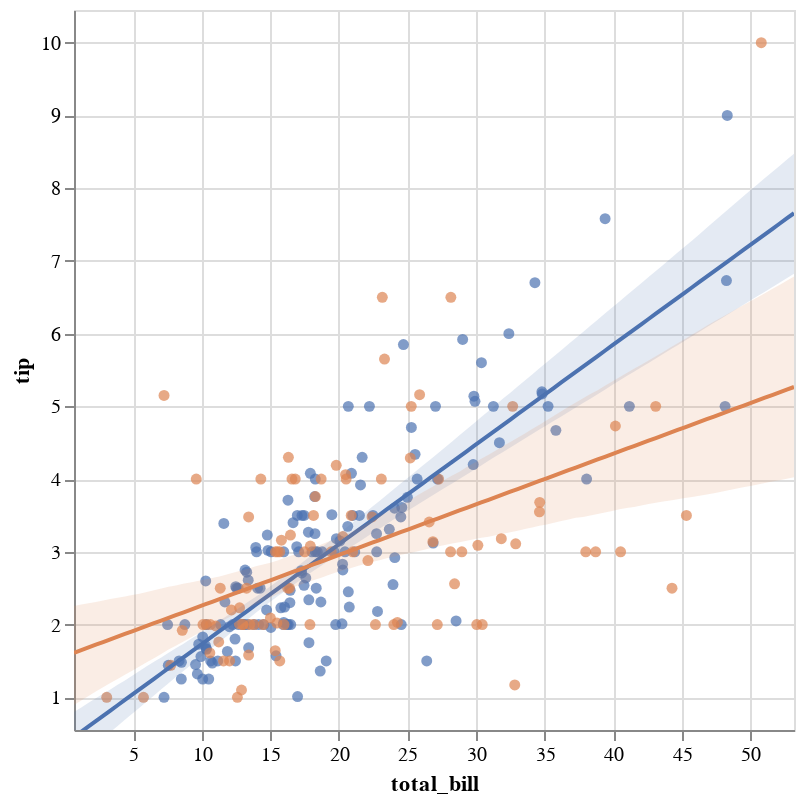

The cell this chart's notebook holds for it:
### Code cell
display(salt.lmplot(x="total_bill", y="tip", hue="smoker", data=tips))
g = sns.lmplot(x="total_bill", y="tip", hue="smoker", data=tips, markers=["o", "x"])

### Figure 1 — Vega-Lite specification as saved in the notebook (floating-point values rounded to 4 significant figures; data arrays with more than 128 entries replaced by an {"elided": "..."} marker saying what was removed)
{"$schema": "https://vega.github.io/schema/vega-lite/v2.4.1.json", "config": {"view": {"height": 300, "width": 400}}, "height": 360, "layer": [{"data": {"values": {"elided": "151 records"}}, "encoding": {"color": {"value": "rgba(76,114,176,1)"}, "x": {"axis": {"title": "total_bill"}, "field": "total_bill", "scale": {"domain": [0.683, 53.2], "nice": false}, "type": "quantitative"}, "y": {"axis": {"title": "tip"}, "field": "tip", "scale": {"domain": [0.55, 10.45], "nice": false}, "type": "quantitative"}}, "mark": {"clip": true, "filled": true, "type": "point"}}, {"data": {"values": [{"day": "Sat", "sex": "Male", "size": 4, "smoker": "Yes", "time": "Dinner", "tip": 3, "total_bill": 38.01}, {"day": "Sat", "sex": "Male", "size": 2, "smoker": "Yes", "time": "Dinner", "tip": 1.76, "total_bill": 11.24}, {"day": "Sat", "sex": "Male", "size": 2, "smoker": "Yes", "time": "Dinner", "tip": 3.21, "total_bill": 20.29}, {"day": "Sat", "sex": "Male", "size": 2, "smoker": "Yes", "time": "Dinner", "tip": 2, "total_bill": 13.81}, {"day": "Sat", "sex": "Male", "size": 2, "smoker": "Yes", "time": "Dinner", "tip": 1.98, "total_bill": 11.02}, {"day": "Sat", "sex": "Male", "size": 4, "smoker": "Yes", "time": "Dinner", "tip": 3.76, "total_bill": 18.29}, {"day": "Sat", "sex": "Female", "size": 1, "smoker": "Yes", "time": "Dinner", "tip": 1, "total_bill": 3.07}, {"day": "Sat", "sex": "Male", "size": 2, "smoker": "Yes", "time": "Dinner", "tip": 2.09, "total_bill": 15.01}, {"day": "Sat", "sex": "Female", "size": 2, "smoker": "Yes", "time": "Dinner", "tip": 3.14, "total_bill": 26.86}, {"day": "Sat", "sex": "Female", "size": 2, "smoker": "Yes", "time": "Dinner", "tip": 5, "total_bill": 25.28}, {"day": "Sat", "sex": "Male", "size": 2, "smoker": "Yes", "time": "Dinner", "tip": 3.08, "total_bill": 17.92}, {"day": "Thur", "sex": "Male", "size": 2, "smoker": "Yes", "time": "Lunch", "tip": 3, "total_bill": 19.44}, {"day": "Thur", "sex": "Male", "size": 2, "smoker": "Yes", "time": "Lunch", "tip": 5, "total_bill": 32.68}, {"day": "Fri", "sex": "Male", "size": 2, "smoker": "Yes", "time": "Dinner", "tip": 3, "total_bill": 28.97}, {"day": "Fri", "sex": "Female", "size": 2, "smoker": "Yes", "time": "Dinner", "tip": 1, "total_bill": 5.75}, {"day": "Fri", "sex": "Female", "size": 2, "smoker": "Yes", "time": "Dinner", "tip": 4.3, "total_bill": 16.32}, {"day": "Fri", "sex": "Male", "size": 4, "smoker": "Yes", "time": "Dinner", "tip": 4.73, "total_bill": 40.17}, {"day": "Fri", "sex": "Male", "size": 2, "smoker": "Yes", "time": "Dinner", "tip": 4, "total_bill": 27.28}, {"day": "Fri", "sex": "Male", "size": 2, "smoker": "Yes", "time": "Dinner", "tip": 1.5, "total_bill": 12.03}, {"day": "Fri", "sex": "Male", "size": 2, "smoker": "Yes", "time": "Dinner", "tip": 3, "total_bill": 21.01}, {"day": "Fri", "sex": "Female", "size": 2, "smoker": "Yes", "time": "Dinner", "tip": 2.5, "total_bill": 11.35}, {"day": "Fri", "sex": "Female", "size": 2, "smoker": "Yes", "time": "Dinner", "tip": 3, "total_bill": 15.38}, {"day": "Sat", "sex": "Female", "size": 3, "smoker": "Yes", "time": "Dinner", "tip": 2.5, "total_bill": 44.3}, {"day": "Sat", "sex": "Female", "size": 2, "smoker": "Yes", "time": "Dinner", "tip": 3.48, "total_bill": 22.42}, {"day": "Sat", "sex": "Male", "size": 2, "smoker": "Yes", "time": "Dinner", "tip": 1.64, "total_bill": 15.36}, {"day": "Sat", "sex": "Male", "size": 2, "smoker": "Yes", "time": "Dinner", "tip": 4.06, "total_bill": 20.49}, {"day": "Sat", "sex": "Male", "size": 2, "smoker": "Yes", "time": "Dinner", "tip": 4.29, "total_bill": 25.21}, {"day": "Sat", "sex": "Female", "size": 2, "smoker": "Yes", "time": "Dinner", "tip": 4, "total_bill": 14.31}, {"day": "Thur", "sex": "Male", "size": 2, "smoker": "Yes", "time": "Lunch", "tip": 2, "total_bill": 16}, {"day": "Sun", "sex": "Female", "size": 2, "smoker": "Yes", "time": "Dinner", "tip": 3, "total_bill": 17.51}, {"day": "Sat", "sex": "Female", "size": 2, "smoker": "Yes", "time": "Dinner", "tip": 1.61, "total_bill": 10.59}, {"day": "Sat", "sex": "Female", "size": 2, "smoker": "Yes", "time": "Dinner", "tip": 2, "total_bill": 10.63}, {"day": "Sat", "sex": "Male", "size": 3, "smoker": "Yes", "time": "Dinner", "tip": 10, "total_bill": 50.81}, {"day": "Sat", "sex": "Male", "size": 2, "smoker": "Yes", "time": "Dinner", "tip": 3.16, "total_bill": 15.81}, {"day": "Sun", "sex": "Male", "size": 2, "smoker": "Yes", "time": "Dinner", "tip": 5.15, "total_bill": 7.25}, {"day": "Sun", "sex": "Male", "size": 2, "smoker": "Yes", "time": "Dinner", "tip": 3.18, "total_bill": 31.85}, {"day": "Sun", "sex": "Male", "size": 2, "smoker": "Yes", "time": "Dinner", "tip": 4, "total_bill": 16.82}, {"day": "Sun", "sex": "Male", "size": 2, "smoker": "Yes", "time": "Dinner", "tip": 3.11, "total_bill": 32.9}, {"day": "Sun", "sex": "Male", "size": 2, "smoker": "Yes", "time": "Dinner", "tip": 2, "total_bill": 17.89}, {"day": "Sun", "sex": "Male", "size": 2, "smoker": "Yes", "time": "Dinner", "tip": 2, "total_bill": 14.48}, {"day": "Sun", "sex": "Female", "size": 2, "smoker": "Yes", "time": "Dinner", "tip": 4, "total_bill": 9.6}, {"day": "Sun", "sex": "Male", "size": 2, "smoker": "Yes", "time": "Dinner", "tip": 3.55, "total_bill": 34.63}, {"day": "Sun", "sex": "Male", "size": 4, "smoker": "Yes", "time": "Dinner", "tip": 3.68, "total_bill": 34.65}, {"day": "Sun", "sex": "Male", "size": 2, "smoker": "Yes", "time": "Dinner", "tip": 5.65, "total_bill": 23.33}, {"day": "Sun", "sex": "Male", "size": 3, "smoker": "Yes", "time": "Dinner", "tip": 3.5, "total_bill": 45.35}, {"day": "Sun", "sex": "Male", "size": 4, "smoker": "Yes", "time": "Dinner", "tip": 6.5, "total_bill": 23.17}, {"day": "Sun", "sex": "Male", "size": 2, "smoker": "Yes", "time": "Dinner", "tip": 3, "total_bill": 40.55}, {"day": "Sun", "sex": "Female", "size": 3, "smoker": "Yes", "time": "Dinner", "tip": 3.5, "total_bill": 20.9}, {"day": "Sun", "sex": "Male", "size": 5, "smoker": "Yes", "time": "Dinner", "tip": 2, "total_bill": 30.46}, {"day": "Sun", "sex": "Female", "size": 3, "smoker": "Yes", "time": "Dinner", "tip": 3.5, "total_bill": 18.15}, {"day": "Sun", "sex": "Male", "size": 3, "smoker": "Yes", "time": "Dinner", "tip": 4, "total_bill": 23.1}, {"day": "Sun", "sex": "Male", "size": 2, "smoker": "Yes", "time": "Dinner", "tip": 1.5, "total_bill": 15.69}, {"day": "Thur", "sex": "Female", "size": 2, "smoker": "Yes", "time": "Lunch", "tip": 4.19, "total_bill": 19.81}, {"day": "Thur", "sex": "Male", "size": 2, "smoker": "Yes", "time": "Lunch", "tip": 2.56, "total_bill": 28.44}, {"day": "Thur", "sex": "Male", "size": 2, "smoker": "Yes", "time": "Lunch", "tip": 2.02, "total_bill": 15.48}, {"day": "Thur", "sex": "Male", "size": 2, "smoker": "Yes", "time": "Lunch", "tip": 4, "total_bill": 16.58}, {"day": "Thur", "sex": "Male", "size": 2, "smoker": "Yes", "time": "Lunch", "tip": 2, "total_bill": 10.34}, {"day": "Thur", "sex": "Female", "size": 4, "smoker": "Yes", "time": "Lunch", "tip": 5, "total_bill": 43.11}, {"day": "Thur", "sex": "Female", "size": 2, "smoker": "Yes", "time": "Lunch", "tip": 2, "total_bill": 13}, {"day": "Thur", "sex": "Male", "size": 2, "smoker": "Yes", "time": "Lunch", "tip": 2, "total_bill": 13.51}, {"day": "Thur", "sex": "Male", "size": 3, "smoker": "Yes", "time": "Lunch", "tip": 4, "total_bill": 18.71}, {"day": "Thur", "sex": "Female", "size": 2, "smoker": "Yes", "time": "Lunch", "tip": 2.01, "total_bill": 12.74}, {"day": "Thur", "sex": "Female", "size": 2, "smoker": "Yes", "time": "Lunch", "tip": 2, "total_bill": 13}, {"day": "Thur", "sex": "Female", "size": 2, "smoker": "Yes", "time": "Lunch", "tip": 2.5, "total_bill": 16.4}, {"day": "Thur", "sex": "Male", "size": 4, "smoker": "Yes", "time": "Lunch", "tip": 4, "total_bill": 20.53}, {"day": "Thur", "sex": "Female", "size": 3, "smoker": "Yes", "time": "Lunch", "tip": 3.23, "total_bill": 16.47}, {"day": "Sat", "sex": "Male", "size": 3, "smoker": "Yes", "time": "Dinner", "tip": 3.41, "total_bill": 26.59}, {"day": "Sat", "sex": "Male", "size": 4, "smoker": "Yes", "time": "Dinner", "tip": 3, "total_bill": 38.73}, {"day": "Sat", "sex": "Male", "size": 2, "smoker": "Yes", "time": "Dinner", "tip": 2.03, "total_bill": 24.27}, {"day": "Sat", "sex": "Female", "size": 2, "smoker": "Yes", "time": "Dinner", "tip": 2.23, "total_bill": 12.76}, {"day": "Sat", "sex": "Male", "size": 3, "smoker": "Yes", "time": "Dinner", "tip": 2, "total_bill": 30.06}, {"day": "Sat", "sex": "Male", "size": 4, "smoker": "Yes", "time": "Dinner", "tip": 5.16, "total_bill": 25.89}, {"day": "Sat", "sex": "Female", "size": 2, "smoker": "Yes", "time": "Dinner", "tip": 2.5, "total_bill": 13.27}, {"day": "Sat", "sex": "Female", "size": 3, "smoker": "Yes", "time": "Dinner", "tip": 6.5, "total_bill": 28.17}, {"day": "Sat", "sex": "Female", "size": 2, "smoker": "Yes", "time": "Dinner", "tip": 1.1, "total_bill": 12.9}, {"day": "Sat", "sex": "Male", "size": 5, "smoker": "Yes", "time": "Dinner", "tip": 3, "total_bill": 28.15}, {"day": "Sat", "sex": "Male", "size": 2, "smoker": "Yes", "time": "Dinner", "tip": 1.5, "total_bill": 11.59}, {"day": "Sat", "sex": "Male", "size": 2, "smoker": "Yes", "time": "Dinner", "tip": 1.44, "total_bill": 7.74}, {"day": "Sat", "sex": "Female", "size": 4, "smoker": "Yes", "time": "Dinner", "tip": 3.09, "total_bill": 30.14}, {"day": "Fri", "sex": "Male", "size": 2, "smoker": "Yes", "time": "Lunch", "tip": 2.2, "total_bill": 12.16}, {"day": "Fri", "sex": "Female", "size": 2, "smoker": "Yes", "time": "Lunch", "tip": 3.48, "total_bill": 13.42}, {"day": "Fri", "sex": "Male", "size": 1, "smoker": "Yes", "time": "Lunch", "tip": 1.92, "total_bill": 8.58}, {"day": "Fri", "sex": "Male", "size": 2, "smoker": "Yes", "time": "Lunch", "tip": 1.58, "total_bill": 13.42}, {"day": "Fri", "sex": "Female", "size": 2, "smoker": "Yes", "time": "Lunch", "tip": 2.5, "total_bill": 16.27}, {"day": "Fri", "sex": "Female", "size": 2, "smoker": "Yes", "time": "Lunch", "tip": 2, "total_bill": 10.09}, {"day": "Sat", "sex": "Female", "size": 2, "smoker": "Yes", "time": "Dinner", "tip": 2.88, "total_bill": 22.12}, {"day": "Sat", "sex": "Male", "size": 4, "smoker": "Yes", "time": "Dinner", "tip": 2, "total_bill": 24.01}, {"day": "Sat", "sex": "Male", "size": 3, "smoker": "Yes", "time": "Dinner", "tip": 3, "total_bill": 15.69}, {"day": "Sat", "sex": "Male", "size": 2, "smoker": "Yes", "time": "Dinner", "tip": 3, "total_bill": 15.53}, {"day": "Sat", "sex": "Male", "size": 2, "smoker": "Yes", "time": "Dinner", "tip": 1, "total_bill": 12.6}, {"day": "Sat", "sex": "Male", "size": 2, "smoker": "Yes", "time": "Dinner", "tip": 1.17, "total_bill": 32.83}, {"day": "Sat", "sex": "Female", "size": 2, "smoker": "Yes", "time": "Dinner", "tip": 2, "total_bill": 27.18}, {"day": "Sat", "sex": "Male", "size": 2, "smoker": "Yes", "time": "Dinner", "tip": 2, "total_bill": 22.67}]}, "encoding": {"color": {"value": "rgba(221,132,82,1)"}, "x": {"axis": {"title": "total_bill"}, "field": "total_bill", "scale": {"domain": [0.683, 53.2], "nice": false}, "type": "quantitative"}, "y": {"axis": {"title": "tip"}, "field": "tip", "scale": {"domain": [0.55, 10.45], "nice": false}, "type": "quantitative"}}, "mark": {"clip": true, "filled": true, "type": "point"}}, {"data": {"values": [{"x": 0.683, "y": 0.4537}, {"x": 1.213, "y": 0.5265}, {"x": 1.744, "y": 0.5993}, {"x": 2.274, "y": 0.672}, {"x": 2.805, "y": 0.7448}, {"x": 3.335, "y": 0.8175}, {"x": 3.866, "y": 0.8903}, {"x": 4.396, "y": 0.963}, {"x": 4.927, "y": 1.036}, {"x": 5.457, "y": 1.109}, {"x": 5.987, "y": 1.181}, {"x": 6.518, "y": 1.254}, {"x": 7.048, "y": 1.327}, {"x": 7.579, "y": 1.4}, {"x": 8.109, "y": 1.472}, {"x": 8.64, "y": 1.545}, {"x": 9.17, "y": 1.618}, {"x": 9.701, "y": 1.691}, {"x": 10.23, "y": 1.763}, {"x": 10.76, "y": 1.836}, {"x": 11.29, "y": 1.909}, {"x": 11.82, "y": 1.982}, {"x": 12.35, "y": 2.054}, {"x": 12.88, "y": 2.127}, {"x": 13.41, "y": 2.2}, {"x": 13.94, "y": 2.273}, {"x": 14.47, "y": 2.345}, {"x": 15.01, "y": 2.418}, {"x": 15.54, "y": 2.491}, {"x": 16.07, "y": 2.564}, {"x": 16.6, "y": 2.636}, {"x": 17.13, "y": 2.709}, {"x": 17.66, "y": 2.782}, {"x": 18.19, "y": 2.855}, {"x": 18.72, "y": 2.927}, {"x": 19.25, "y": 3.0}, {"x": 19.78, "y": 3.073}, {"x": 20.31, "y": 3.146}, {"x": 20.84, "y": 3.218}, {"x": 21.37, "y": 3.291}, {"x": 21.9, "y": 3.364}, {"x": 22.43, "y": 3.437}, {"x": 22.96, "y": 3.509}, {"x": 23.49, "y": 3.582}, {"x": 24.02, "y": 3.655}, {"x": 24.55, "y": 3.728}, {"x": 25.08, "y": 3.8}, {"x": 25.61, "y": 3.873}, {"x": 26.14, "y": 3.946}, {"x": 26.67, "y": 4.019}, {"x": 27.21, "y": 4.091}, {"x": 27.74, "y": 4.164}, {"x": 28.27, "y": 4.237}, {"x": 28.8, "y": 4.31}, {"x": 29.33, "y": 4.382}, {"x": 29.86, "y": 4.455}, {"x": 30.39, "y": 4.528}, {"x": 30.92, "y": 4.601}, {"x": 31.45, "y": 4.673}, {"x": 31.98, "y": 4.746}, {"x": 32.51, "y": 4.819}, {"x": 33.04, "y": 4.892}, {"x": 33.57, "y": 4.964}, {"x": 34.1, "y": 5.037}, {"x": 34.63, "y": 5.11}, {"x": 35.16, "y": 5.183}, {"x": 35.69, "y": 5.255}, {"x": 36.22, "y": 5.328}, {"x": 36.75, "y": 5.401}, {"x": 37.28, "y": 5.474}, {"x": 37.81, "y": 5.546}, {"x": 38.34, "y": 5.619}, {"x": 38.88, "y": 5.692}, {"x": 39.41, "y": 5.765}, {"x": 39.94, "y": 5.838}, {"x": 40.47, "y": 5.91}, {"x": 41.0, "y": 5.983}, {"x": 41.53, "y": 6.056}, {"x": 42.06, "y": 6.129}, {"x": 42.59, "y": 6.201}, {"x": 43.12, "y": 6.274}, {"x": 43.65, "y": 6.347}, {"x": 44.18, "y": 6.42}, {"x": 44.71, "y": 6.492}, {"x": 45.24, "y": 6.565}, {"x": 45.77, "y": 6.638}, {"x": 46.3, "y": 6.711}, {"x": 46.83, "y": 6.783}, {"x": 47.36, "y": 6.856}, {"x": 47.89, "y": 6.929}, {"x": 48.42, "y": 7.002}, {"x": 48.95, "y": 7.074}, {"x": 49.48, "y": 7.147}, {"x": 50.01, "y": 7.22}, {"x": 50.54, "y": 7.293}, {"x": 51.08, "y": 7.365}, {"x": 51.61, "y": 7.438}, {"x": 52.14, "y": 7.511}, {"x": 52.67, "y": 7.584}, {"x": 53.2, "y": 7.656}]}, "encoding": {"color": {"value": "rgba(76,114,176,1)"}, "x": {"field": "x", "scale": {"domain": [0.683, 53.2], "nice": false}, "type": "quantitative"}, "y": {"field": "y", "scale": {"domain": [0.55, 10.45], "nice": false}, "type": "quantitative"}}, "mark": {"clip": true, "type": "line"}}, {"data": {"values": [{"x": 0.683, "y1": 0.1015, "y2": 0.7976}, {"x": 1.213, "y1": 0.1845, "y2": 0.8598}, {"x": 1.744, "y1": 0.2648, "y2": 0.9241}, {"x": 2.274, "y1": 0.3503, "y2": 0.9883}, {"x": 2.805, "y1": 0.4375, "y2": 1.049}, {"x": 3.335, "y1": 0.5215, "y2": 1.108}, {"x": 3.866, "y1": 0.6055, "y2": 1.172}, {"x": 4.396, "y1": 0.6894, "y2": 1.231}, {"x": 4.927, "y1": 0.7734, "y2": 1.296}, {"x": 5.457, "y1": 0.8574, "y2": 1.363}, {"x": 5.987, "y1": 0.9414, "y2": 1.428}, {"x": 6.518, "y1": 1.024, "y2": 1.489}, {"x": 7.048, "y1": 1.109, "y2": 1.549}, {"x": 7.579, "y1": 1.193, "y2": 1.612}, {"x": 8.109, "y1": 1.277, "y2": 1.673}, {"x": 8.64, "y1": 1.358, "y2": 1.733}, {"x": 9.17, "y1": 1.437, "y2": 1.796}, {"x": 9.701, "y1": 1.52, "y2": 1.858}, {"x": 10.23, "y1": 1.601, "y2": 1.924}, {"x": 10.76, "y1": 1.681, "y2": 1.987}, {"x": 11.29, "y1": 1.761, "y2": 2.052}, {"x": 11.82, "y1": 1.84, "y2": 2.116}, {"x": 12.35, "y1": 1.92, "y2": 2.182}, {"x": 12.88, "y1": 2.001, "y2": 2.249}, {"x": 13.41, "y1": 2.08, "y2": 2.316}, {"x": 13.94, "y1": 2.161, "y2": 2.383}, {"x": 14.47, "y1": 2.239, "y2": 2.453}, {"x": 15.01, "y1": 2.315, "y2": 2.527}, {"x": 15.54, "y1": 2.388, "y2": 2.599}, {"x": 16.07, "y1": 2.459, "y2": 2.677}, {"x": 16.6, "y1": 2.534, "y2": 2.748}, {"x": 17.13, "y1": 2.604, "y2": 2.822}, {"x": 17.66, "y1": 2.674, "y2": 2.9}, {"x": 18.19, "y1": 2.742, "y2": 2.977}, {"x": 18.72, "y1": 2.81, "y2": 3.055}, {"x": 19.25, "y1": 2.877, "y2": 3.135}, {"x": 19.78, "y1": 2.941, "y2": 3.216}, {"x": 20.31, "y1": 3.002, "y2": 3.295}, {"x": 20.84, "y1": 3.064, "y2": 3.376}, {"x": 21.37, "y1": 3.126, "y2": 3.457}, {"x": 21.9, "y1": 3.19, "y2": 3.539}, {"x": 22.43, "y1": 3.255, "y2": 3.618}, {"x": 22.96, "y1": 3.319, "y2": 3.7}, {"x": 23.49, "y1": 3.384, "y2": 3.782}, {"x": 24.02, "y1": 3.447, "y2": 3.864}, {"x": 24.55, "y1": 3.509, "y2": 3.946}, {"x": 25.08, "y1": 3.572, "y2": 4.027}, {"x": 25.61, "y1": 3.634, "y2": 4.108}, {"x": 26.14, "y1": 3.696, "y2": 4.19}, {"x": 26.67, "y1": 3.757, "y2": 4.271}, {"x": 27.21, "y1": 3.818, "y2": 4.353}, {"x": 27.74, "y1": 3.88, "y2": 4.435}, {"x": 28.27, "y1": 3.941, "y2": 4.518}, {"x": 28.8, "y1": 4.002, "y2": 4.601}, {"x": 29.33, "y1": 4.062, "y2": 4.686}, {"x": 29.86, "y1": 4.125, "y2": 4.77}, {"x": 30.39, "y1": 4.188, "y2": 4.852}, {"x": 30.92, "y1": 4.251, "y2": 4.936}, {"x": 31.45, "y1": 4.313, "y2": 5.021}, {"x": 31.98, "y1": 4.374, "y2": 5.106}, {"x": 32.51, "y1": 4.435, "y2": 5.189}, {"x": 33.04, "y1": 4.496, "y2": 5.272}, {"x": 33.57, "y1": 4.557, "y2": 5.355}, {"x": 34.1, "y1": 4.619, "y2": 5.439}, {"x": 34.63, "y1": 4.681, "y2": 5.523}, {"x": 35.16, "y1": 4.741, "y2": 5.606}, {"x": 35.69, "y1": 4.801, "y2": 5.69}, {"x": 36.22, "y1": 4.861, "y2": 5.773}, {"x": 36.75, "y1": 4.922, "y2": 5.856}, {"x": 37.28, "y1": 4.983, "y2": 5.939}, {"x": 37.81, "y1": 5.045, "y2": 6.022}, {"x": 38.34, "y1": 5.106, "y2": 6.107}, {"x": 38.88, "y1": 5.168, "y2": 6.192}, {"x": 39.41, "y1": 5.23, "y2": 6.276}, {"x": 39.94, "y1": 5.292, "y2": 6.359}, {"x": 40.47, "y1": 5.354, "y2": 6.443}, {"x": 41.0, "y1": 5.416, "y2": 6.527}, {"x": 41.53, "y1": 5.477, "y2": 6.611}, {"x": 42.06, "y1": 5.537, "y2": 6.694}, {"x": 42.59, "y1": 5.597, "y2": 6.778}, {"x": 43.12, "y1": 5.658, "y2": 6.862}, {"x": 43.65, "y1": 5.719, "y2": 6.945}, {"x": 44.18, "y1": 5.781, "y2": 7.029}, {"x": 44.71, "y1": 5.842, "y2": 7.115}, {"x": 45.24, "y1": 5.903, "y2": 7.198}, {"x": 45.77, "y1": 5.964, "y2": 7.282}, {"x": 46.3, "y1": 6.026, "y2": 7.368}, {"x": 46.83, "y1": 6.087, "y2": 7.454}, {"x": 47.36, "y1": 6.148, "y2": 7.541}, {"x": 47.89, "y1": 6.21, "y2": 7.627}, {"x": 48.42, "y1": 6.271, "y2": 7.713}, {"x": 48.95, "y1": 6.332, "y2": 7.799}, {"x": 49.48, "y1": 6.394, "y2": 7.884}, {"x": 50.01, "y1": 6.455, "y2": 7.97}, {"x": 50.54, "y1": 6.516, "y2": 8.055}, {"x": 51.08, "y1": 6.578, "y2": 8.138}, {"x": 51.61, "y1": 6.639, "y2": 8.222}, {"x": 52.14, "y1": 6.7, "y2": 8.306}, {"x": 52.67, "y1": 6.761, "y2": 8.39}, {"x": 53.2, "y1": 6.822, "y2": 8.474}]}, "encoding": {"color": {"value": "rgba(76,114,176,1)"}, "opacity": {"value": 0.15}, "x": {"field": "x", "scale": {"domain": [0.683, 53.2], "nice": false}, "type": "quantitative"}, "y": {"field": "y1", "scale": {"domain": [0.55, 10.45], "nice": false}, "type": "quantitative"}, "y2": {"field": "y2", "type": "quantitative"}}, "mark": {"clip": true, "type": "area"}}, {"data": {"values": [{"x": 0.683, "y": 1.612}, {"x": 1.213, "y": 1.649}, {"x": 1.744, "y": 1.686}, {"x": 2.274, "y": 1.723}, {"x": 2.805, "y": 1.759}, {"x": 3.335, "y": 1.796}, {"x": 3.866, "y": 1.833}, {"x": 4.396, "y": 1.87}, {"x": 4.927, "y": 1.907}, {"x": 5.457, "y": 1.944}, {"x": 5.987, "y": 1.981}, {"x": 6.518, "y": 2.018}, {"x": 7.048, "y": 2.055}, {"x": 7.579, "y": 2.092}, {"x": 8.109, "y": 2.129}, {"x": 8.64, "y": 2.166}, {"x": 9.17, "y": 2.202}, {"x": 9.701, "y": 2.239}, {"x": 10.23, "y": 2.276}, {"x": 10.76, "y": 2.313}, {"x": 11.29, "y": 2.35}, {"x": 11.82, "y": 2.387}, {"x": 12.35, "y": 2.424}, {"x": 12.88, "y": 2.461}, {"x": 13.41, "y": 2.498}, {"x": 13.94, "y": 2.535}, {"x": 14.47, "y": 2.572}, {"x": 15.01, "y": 2.608}, {"x": 15.54, "y": 2.645}, {"x": 16.07, "y": 2.682}, {"x": 16.6, "y": 2.719}, {"x": 17.13, "y": 2.756}, {"x": 17.66, "y": 2.793}, {"x": 18.19, "y": 2.83}, {"x": 18.72, "y": 2.867}, {"x": 19.25, "y": 2.904}, {"x": 19.78, "y": 2.941}, {"x": 20.31, "y": 2.978}, {"x": 20.84, "y": 3.015}, {"x": 21.37, "y": 3.051}, {"x": 21.9, "y": 3.088}, {"x": 22.43, "y": 3.125}, {"x": 22.96, "y": 3.162}, {"x": 23.49, "y": 3.199}, {"x": 24.02, "y": 3.236}, {"x": 24.55, "y": 3.273}, {"x": 25.08, "y": 3.31}, {"x": 25.61, "y": 3.347}, {"x": 26.14, "y": 3.384}, {"x": 26.67, "y": 3.421}, {"x": 27.21, "y": 3.457}, {"x": 27.74, "y": 3.494}, {"x": 28.27, "y": 3.531}, {"x": 28.8, "y": 3.568}, {"x": 29.33, "y": 3.605}, {"x": 29.86, "y": 3.642}, {"x": 30.39, "y": 3.679}, {"x": 30.92, "y": 3.716}, {"x": 31.45, "y": 3.753}, {"x": 31.98, "y": 3.79}, {"x": 32.51, "y": 3.827}, {"x": 33.04, "y": 3.864}, {"x": 33.57, "y": 3.9}, {"x": 34.1, "y": 3.937}, {"x": 34.63, "y": 3.974}, {"x": 35.16, "y": 4.011}, {"x": 35.69, "y": 4.048}, {"x": 36.22, "y": 4.085}, {"x": 36.75, "y": 4.122}, {"x": 37.28, "y": 4.159}, {"x": 37.81, "y": 4.196}, {"x": 38.34, "y": 4.233}, {"x": 38.88, "y": 4.27}, {"x": 39.41, "y": 4.307}, {"x": 39.94, "y": 4.343}, {"x": 40.47, "y": 4.38}, {"x": 41.0, "y": 4.417}, {"x": 41.53, "y": 4.454}, {"x": 42.06, "y": 4.491}, {"x": 42.59, "y": 4.528}, {"x": 43.12, "y": 4.565}, {"x": 43.65, "y": 4.602}, {"x": 44.18, "y": 4.639}, {"x": 44.71, "y": 4.676}, {"x": 45.24, "y": 4.713}, {"x": 45.77, "y": 4.749}, {"x": 46.3, "y": 4.786}, {"x": 46.83, "y": 4.823}, {"x": 47.36, "y": 4.86}, {"x": 47.89, "y": 4.897}, {"x": 48.42, "y": 4.934}, {"x": 48.95, "y": 4.971}, {"x": 49.48, "y": 5.008}, {"x": 50.01, "y": 5.045}, {"x": 50.54, "y": 5.082}, {"x": 51.08, "y": 5.119}, {"x": 51.61, "y": 5.156}, {"x": 52.14, "y": 5.192}, {"x": 52.67, "y": 5.229}, {"x": 53.2, "y": 5.266}]}, "encoding": {"color": {"value": "rgba(221,132,82,1)"}, "x": {"field": "x", "scale": {"domain": [0.683, 53.2], "nice": false}, "type": "quantitative"}, "y": {"field": "y", "scale": {"domain": [0.55, 10.45], "nice": false}, "type": "quantitative"}}, "mark": {"clip": true, "type": "line"}}, {"data": {"values": [{"x": 0.683, "y1": 0.8952, "y2": 2.256}, {"x": 1.213, "y1": 0.9564, "y2": 2.274}, {"x": 1.744, "y1": 1.018, "y2": 2.293}, {"x": 2.274, "y1": 1.079, "y2": 2.312}, {"x": 2.805, "y1": 1.139, "y2": 2.33}, {"x": 3.335, "y1": 1.195, "y2": 2.351}, {"x": 3.866, "y1": 1.252, "y2": 2.369}, {"x": 4.396, "y1": 1.309, "y2": 2.386}, {"x": 4.927, "y1": 1.366, "y2": 2.405}, {"x": 5.457, "y1": 1.424, "y2": 2.425}, {"x": 5.987, "y1": 1.481, "y2": 2.448}, {"x": 6.518, "y1": 1.538, "y2": 2.471}, {"x": 7.048, "y1": 1.596, "y2": 2.495}, {"x": 7.579, "y1": 1.657, "y2": 2.518}, {"x": 8.109, "y1": 1.707, "y2": 2.537}, {"x": 8.64, "y1": 1.762, "y2": 2.559}, {"x": 9.17, "y1": 1.819, "y2": 2.579}, {"x": 9.701, "y1": 1.875, "y2": 2.6}, {"x": 10.23, "y1": 1.928, "y2": 2.62}, {"x": 10.76, "y1": 1.982, "y2": 2.641}, {"x": 11.29, "y1": 2.03, "y2": 2.661}, {"x": 11.82, "y1": 2.083, "y2": 2.688}, {"x": 12.35, "y1": 2.134, "y2": 2.715}, {"x": 12.88, "y1": 2.186, "y2": 2.742}, {"x": 13.41, "y1": 2.232, "y2": 2.77}, {"x": 13.94, "y1": 2.278, "y2": 2.8}, {"x": 14.47, "y1": 2.324, "y2": 2.827}, {"x": 15.01, "y1": 2.37, "y2": 2.85}, {"x": 15.54, "y1": 2.416, "y2": 2.88}, {"x": 16.07, "y1": 2.461, "y2": 2.92}, {"x": 16.6, "y1": 2.509, "y2": 2.953}, {"x": 17.13, "y1": 2.545, "y2": 2.981}, {"x": 17.66, "y1": 2.578, "y2": 3.017}, {"x": 18.19, "y1": 2.611, "y2": 3.054}, {"x": 18.72, "y1": 2.645, "y2": 3.1}, {"x": 19.25, "y1": 2.68, "y2": 3.142}, {"x": 19.78, "y1": 2.716, "y2": 3.172}, {"x": 20.31, "y1": 2.746, "y2": 3.216}, {"x": 20.84, "y1": 2.774, "y2": 3.268}, {"x": 21.37, "y1": 2.804, "y2": 3.325}, {"x": 21.9, "y1": 2.832, "y2": 3.376}, {"x": 22.43, "y1": 2.859, "y2": 3.433}, {"x": 22.96, "y1": 2.884, "y2": 3.493}, {"x": 23.49, "y1": 2.912, "y2": 3.547}, {"x": 24.02, "y1": 2.936, "y2": 3.6}, {"x": 24.55, "y1": 2.96, "y2": 3.649}, {"x": 25.08, "y1": 2.982, "y2": 3.701}, {"x": 25.61, "y1": 3.002, "y2": 3.763}, {"x": 26.14, "y1": 3.026, "y2": 3.823}, {"x": 26.67, "y1": 3.05, "y2": 3.879}, {"x": 27.21, "y1": 3.074, "y2": 3.935}, {"x": 27.74, "y1": 3.095, "y2": 3.994}, {"x": 28.27, "y1": 3.114, "y2": 4.049}, {"x": 28.8, "y1": 3.133, "y2": 4.102}, {"x": 29.33, "y1": 3.152, "y2": 4.165}, {"x": 29.86, "y1": 3.172, "y2": 4.222}, {"x": 30.39, "y1": 3.193, "y2": 4.279}, {"x": 30.92, "y1": 3.209, "y2": 4.336}, {"x": 31.45, "y1": 3.229, "y2": 4.393}, {"x": 31.98, "y1": 3.25, "y2": 4.454}, {"x": 32.51, "y1": 3.268, "y2": 4.509}, {"x": 33.04, "y1": 3.291, "y2": 4.568}, {"x": 33.57, "y1": 3.313, "y2": 4.628}, {"x": 34.1, "y1": 3.335, "y2": 4.687}, {"x": 34.63, "y1": 3.358, "y2": 4.747}, {"x": 35.16, "y1": 3.376, "y2": 4.809}, {"x": 35.69, "y1": 3.4, "y2": 4.871}, {"x": 36.22, "y1": 3.423, "y2": 4.933}, {"x": 36.75, "y1": 3.446, "y2": 4.995}, {"x": 37.28, "y1": 3.467, "y2": 5.054}, {"x": 37.81, "y1": 3.479, "y2": 5.112}, {"x": 38.34, "y1": 3.5, "y2": 5.169}, {"x": 38.88, "y1": 3.521, "y2": 5.223}, {"x": 39.41, "y1": 3.542, "y2": 5.282}, {"x": 39.94, "y1": 3.563, "y2": 5.342}, {"x": 40.47, "y1": 3.584, "y2": 5.4}, {"x": 41.0, "y1": 3.602, "y2": 5.458}, {"x": 41.53, "y1": 3.618, "y2": 5.516}, {"x": 42.06, "y1": 3.638, "y2": 5.574}, {"x": 42.59, "y1": 3.658, "y2": 5.631}, {"x": 43.12, "y1": 3.676, "y2": 5.689}, {"x": 43.65, "y1": 3.692, "y2": 5.748}, {"x": 44.18, "y1": 3.707, "y2": 5.808}, {"x": 44.71, "y1": 3.723, "y2": 5.868}, {"x": 45.24, "y1": 3.738, "y2": 5.928}, {"x": 45.77, "y1": 3.754, "y2": 5.988}, {"x": 46.3, "y1": 3.77, "y2": 6.048}, {"x": 46.83, "y1": 3.787, "y2": 6.107}, {"x": 47.36, "y1": 3.807, "y2": 6.167}, {"x": 47.89, "y1": 3.827, "y2": 6.223}, {"x": 48.42, "y1": 3.847, "y2": 6.278}, {"x": 48.95, "y1": 3.867, "y2": 6.334}, {"x": 49.48, "y1": 3.886, "y2": 6.39}, {"x": 50.01, "y1": 3.906, "y2": 6.445}, {"x": 50.54, "y1": 3.926, "y2": 6.501}, {"x": 51.08, "y1": 3.946, "y2": 6.557}, {"x": 51.61, "y1": 3.966, "y2": 6.613}, {"x": 52.14, "y1": 3.986, "y2": 6.669}, {"x": 52.67, "y1": 4.006, "y2": 6.728}, {"x": 53.2, "y1": 4.025, "y2": 6.787}]}, "encoding": {"color": {"value": "rgba(221,132,82,1)"}, "opacity": {"value": 0.15}, "x": {"field": "x", "scale": {"domain": [0.683, 53.2], "nice": false}, "type": "quantitative"}, "y": {"field": "y1", "scale": {"domain": [0.55, 10.45], "nice": false}, "type": "quantitative"}, "y2": {"field": "y2", "type": "quantitative"}}, "mark": {"clip": true, "type": "area"}}], "title": "", "width": 360}
